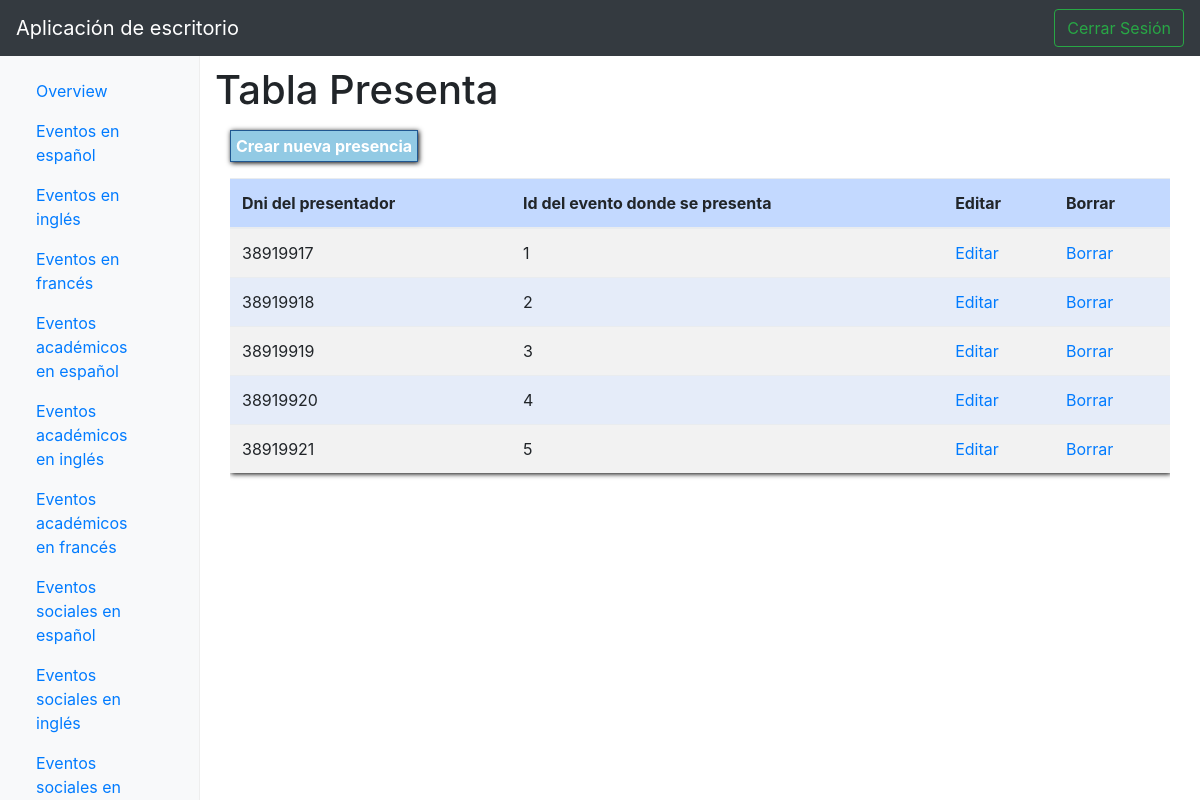
/logicaPresenta.php, run on the app's committed database.
### tables this page shows
CREATE TABLE PRESENTA(
	dni INT UNSIGNED NOT NULL, 
	id INT UNSIGNED NOT NULL,
	
    CONSTRAINT PK_PRESENTA
    PRIMARY KEY (dni,id),
    
	CONSTRAINT FK_PRESENTA_EXPOSITOR
	FOREIGN KEY(dni) REFERENCES EXPOSITOR(dni)
		ON DELETE RESTRICT ON UPDATE CASCADE,
        
	CONSTRAINT FK_PRESENTA_EVENTOACADEMICO
	FOREIGN KEY(id) REFERENCES EVENTOACADEMICO(id)
		ON DELETE RESTRICT ON UPDATE CASCADE
);

### clasePresenta.php (called while the page is built, shortened)
<?php
class Conexion
{
	var $con;
	function Conexion()
	{
		$conection['server']="localhost";
		$conection['user']="root";
		$conection['pass']="";
		$conection['base']="congreso";
		$conect= mysqli_connect($conection['server'],$conection['user'],$conection['pass']);
		if ($conect)
		{
			mysqli_select_db($conect,$conection['base']);
			$this->con=$conect;
		}
	}
	function getConexion()
	{
		return $this->con;
	}
}
class sQuery
{
	var $coneccion;
	var $consulta;
	function sQuery()
	{
		$this->coneccion= new Conexion();
	}
	function executeQuery($cons)
	{
		$this->consulta= mysqli_query($this->coneccion->getConexion(),$cons);
		return $this->consulta;
	}
    function fetchAll()
    {
        $rows=array();
		if ($this->consulta)
		{
			while($row=  mysqli_fetch_array($this->consulta))
			{
				$rows[]=$row;
			}
		}
        return $rows;
    }
}
class Presenta
{
    public static function getPresenta()
		{
			$obj_presenta=new sQuery();
			$obj_presenta->executeQuery("select * from PRESENTA");
			return $obj_presenta->fetchAll();
		}
}
?>

### tablaPresenta.php (the view)
<div class="bar">
	<a id="nuevoPresenta" class="button" href="javascript:void(0);">Crear nueva presencia</a>
</div>
<div class="table-responsive">
	<table class="table table-striped">
		<thead>
			<tr>
				<th>Dni del presentador</th>
				<th>Id del evento donde se presenta</th>
				<th>Editar</th>
				<th>Borrar</th>
			</tr>
		</thead>
		<tbody>
			<?php foreach ($view->presentas as $presenta):   ?>
				<tr>
					<td><?php echo $presenta['dni'];?></td>
					<td><?php echo $presenta['id'];?></td>
					<td><a class="edit" href="javascript:void(0);" data-dni="<?php echo $presenta['dni'];?>" data-id="<?php echo $presenta['id'];?>">Editar</a></td>
					<td><a class="delete" href="javascript:void(0);" data-dni="<?php echo $presenta['dni'];?>" data-id="<?php echo $presenta['id'];?>">Borrar</a></td>
				</tr>
			<?php endforeach; ?>
		</tbody>
	</table>
</div>

### resources/screen.css (style rules this page uses)
html { margin:0;padding:0;border:0; }
body, div, span, object, iframe, h1, h2, h3, h4, h5, h6, p, blockquote, pre, a, abbr, acronym, address, code, del, dfn, em, img, q, dl, dt, dd, ol, ul, li, fieldset, form, label, legend, table, caption, tbody, tfoot, thead, tr, th, td, article, aside, dialog, figure, footer, header, hgroup, nav, section { margin:0;padding:0;border:0;font-size:100%;font:inherit;vertical-align:baseline; }
body { line-height:1.5;background:white; }
table { border-collapse:separate;border-spacing:0; }
caption, th, td { text-align:left;font-weight:normal;float:none !important; }
table, th, td { vertical-align:middle; }
html { font-size:100.01%; }
body { font-size:75%;color:#222;background:#fff;font-family:"Helvetica Neue", Arial, Helvetica, sans-serif; }
a { color:#06c;text-decoration:underline; }
table { margin-bottom:1.4em;width:100%; }
th { font-weight:bold; }
thead th { background:#c3d9ff; }
th, td, caption { padding:4px 10px 4px 5px; }
tbody tr:nth-child(even) td, tbody tr.even td { background:#e5ecf9; }

### resources/style.css (style rules this page uses)
a.button { background-color: #92cae4; border:1px solid #205791; color:white; padding:5px; text-decoration: none; font-weight: bold; box-shadow:1px 1px 5px black; tex-shadow:1px 1px black; }
table { box-shadow:1px 1px 5px black; border-spacing: 0 \0/; border-collapse: collapse \0/; border-right: 2px inset #D3D3D3 \0/; border-bottom: 2px inset #D3D3D3 \0/; *border-spacing: 0; *border-collapse: collapse; *border-right: 2px inset #D3D3D3; *border-bottom: 2px inset #D3D3D3; }
.bar { margin-top:20px; margin-bottom: 20px; }

### dashboard.css (style rules this page uses)
body { padding-top: 50px; }

### data on the page
presenta: dni "38919917", id "1"
presenta: dni "38919918", id "2"
presenta: dni "38919919", id "3"
presenta: dni "38919920", id "4"
presenta: dni "38919921", id "5"
